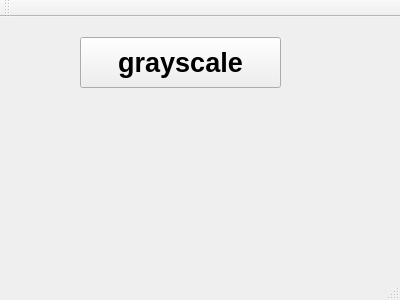
<?xml version="1.0" encoding="UTF-8"?>
<ui version="4.0">
 <class>MainWindow</class>
 <widget class="QMainWindow" name="MainWindow">
  <property name="geometry">
   <rect>
    <x>0</x>
    <y>0</y>
    <width>400</width>
    <height>300</height>
   </rect>
  </property>
  <property name="windowTitle">
   <string>MainWindow</string>
  </property>
  <widget class="QWidget" name="centralWidget">
   <widget class="QPushButton" name="pushButton">
    <property name="geometry">
     <rect>
      <x>80</x>
      <y>20</y>
      <width>201</width>
      <height>51</height>
     </rect>
    </property>
    <property name="font">
     <font>
      <pointsize>20</pointsize>
      <weight>75</weight>
      <bold>true</bold>
     </font>
    </property>
    <property name="text">
     <string>grayscale</string>
    </property>
   </widget>
   <widget class="QLabel" name="label">
    <property name="geometry">
     <rect>
      <x>50</x>
      <y>100</y>
      <width>291</width>
      <height>121</height>
     </rect>
    </property>
    <property name="text">
     <string/>
    </property>
   </widget>
  </widget>
  <widget class="QMenuBar" name="menuBar">
   <property name="geometry">
    <rect>
     <x>0</x>
     <y>0</y>
     <width>400</width>
     <height>21</height>
    </rect>
   </property>
  </widget>
  <widget class="QToolBar" name="mainToolBar">
   <attribute name="toolBarArea">
    <enum>TopToolBarArea</enum>
   </attribute>
   <attribute name="toolBarBreak">
    <bool>false</bool>
   </attribute>
  </widget>
  <widget class="QStatusBar" name="statusBar"/>
 </widget>
 <layoutdefault spacing="6" margin="11"/>
 <resources/>
 <connections/>
</ui>
